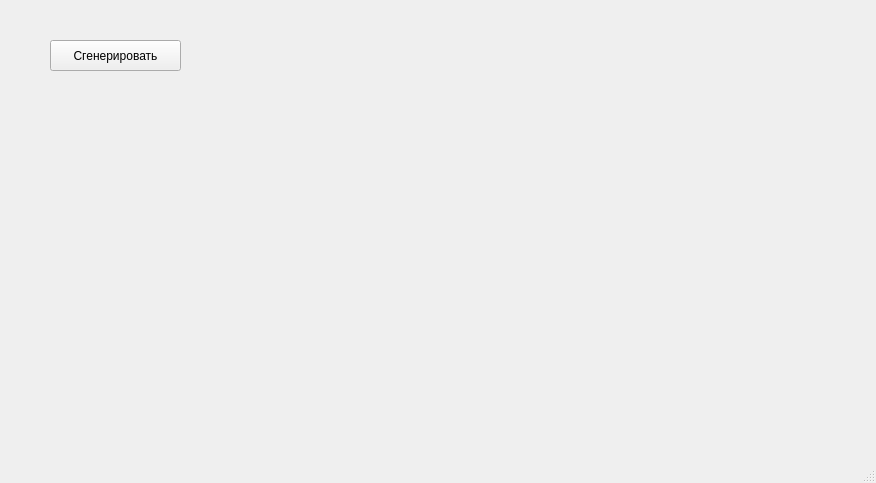
<?xml version="1.0" encoding="UTF-8"?>
<ui version="4.0">
 <class>MainWindow</class>
 <widget class="QMainWindow" name="MainWindow">
  <property name="geometry">
   <rect>
    <x>0</x>
    <y>0</y>
    <width>876</width>
    <height>483</height>
   </rect>
  </property>
  <property name="windowTitle">
   <string>MainWindow</string>
  </property>
  <widget class="QWidget" name="centralwidget">
   <widget class="QPushButton" name="pushButton">
    <property name="geometry">
     <rect>
      <x>50</x>
      <y>40</y>
      <width>131</width>
      <height>31</height>
     </rect>
    </property>
    <property name="text">
     <string>Сгенерировать</string>
    </property>
   </widget>
  </widget>
  <widget class="QMenuBar" name="menubar">
   <property name="geometry">
    <rect>
     <x>0</x>
     <y>0</y>
     <width>876</width>
     <height>22</height>
    </rect>
   </property>
  </widget>
  <widget class="QStatusBar" name="statusbar"/>
 </widget>
 <resources/>
 <connections/>
</ui>
